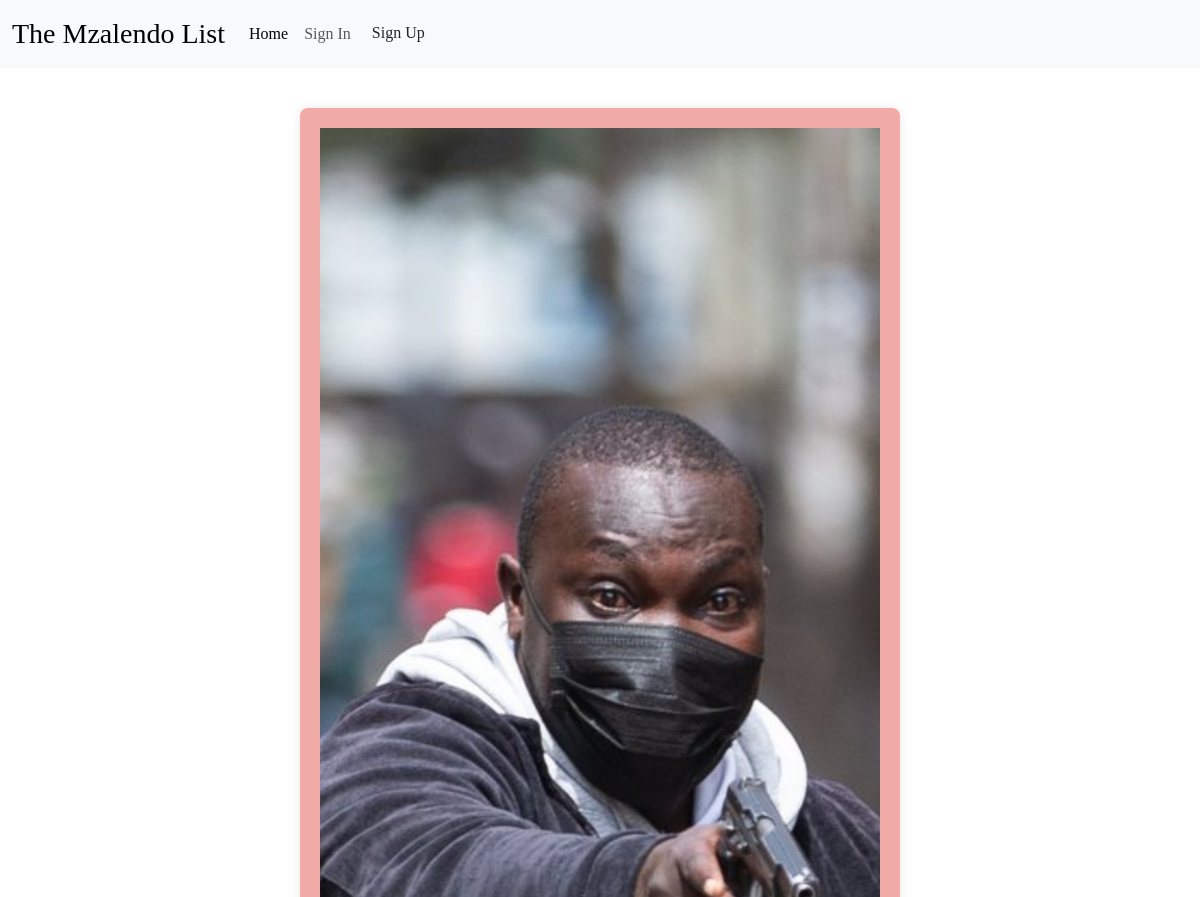
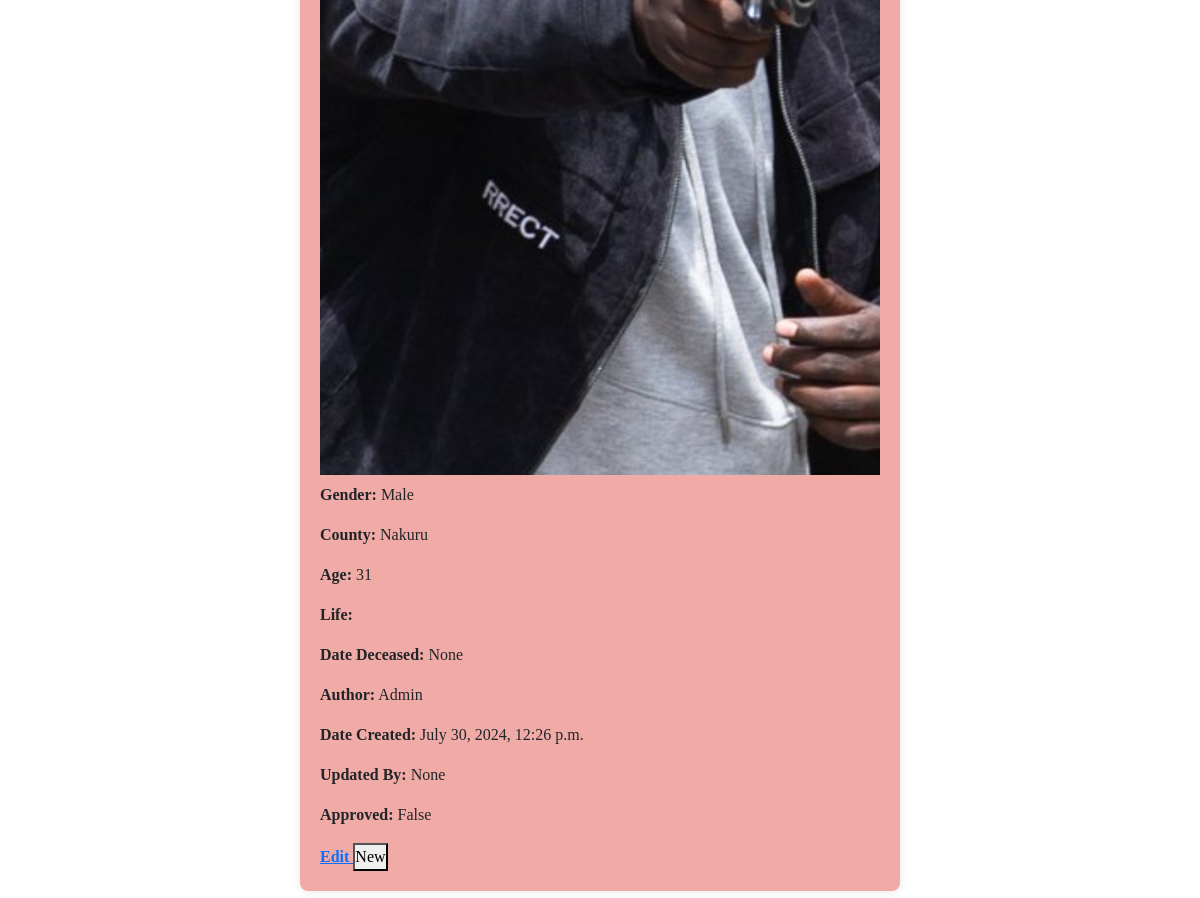
Screenshot of /mzalendo/13/ with the database file from the repository (2 pictures, top to bottom).
### home/models.py (models this page shows, shortened)
class Mzalendo(models.Model):
    name = models.CharField(max_length=200)
    gender = models.CharField(max_length=50, choices=SEX, blank=True, null=True)
    county = models.CharField(max_length=150, choices=COUNTIES, blank=True, null=True)
    age = models.IntegerField(blank=True, null=True)
    life = models.TextField(blank=True, null=True)
    dod = models.DateField('Date Deceased', blank=True, null=True)
    author = models.CharField(max_length=255)
    cover = models.ImageField(upload_to="covers/", blank=True, verbose_name="Cover Image")
    image_thumbnail = ImageSpecField(source='cover',
                                      processors=[ResizeToFill(150, 150)],
                                      format='JPEG',
                                      options={'quality': 60})
    date_created = models.DateTimeField(auto_now_add=True, editable=False)
    updated_by = models.ForeignKey(
        User, on_delete=models.CASCADE, related_name="mzalendo_updatedby", null=True, blank=True
    )
    hit_count_generic = GenericRelation(
                HitCount,
                object_id_field='object_pk',
                related_query_name='hit_count_generic_relation'
                )
    objects = CustomMzalendoManager()
    def generate_slug(instance):
        return f"{instance.age}-{instance.name}-{instance.county}"
    slug = AutoSlugField(unique=True, always_update=False, populate_from=generate_slug)
    updated_at = models.DateTimeField(auto_now=True, editable=False)
    approved = models.BooleanField(default=False)
    class Meta:
        ordering = ['-date_created']

### home/views.py (the view)
# urls.py: path('mzalendo/<int:pk>/', MzalendoDetail.as_view(), name='mzalendo_detail'),
class MzalendoDetail(DetailView):
    model = Mzalendo
    template_name = 'mzalendo/mzalendo_detail.html'

### home/models.py (called while the page is built)
    def get_queryset(self):
        return super().get_queryset().order_by('-date_created')

### home/templates/mzalendo/mzalendo_detail.html (shortened to what this page needs)
{% extends "../base.html" %}
{% load static %}
{% block content %}
    {% include "../navbar.html" %}
    <div class="container">
        {%if mzalendo.cover%}
        <img src="{{ mzalendo.cover.url }}" alt="Cover Image" class="img-fluid">
        {%endif%}
        <p><strong>Gender:</strong> {{ mzalendo.gender }}</p>
        <p><strong>County:</strong> {{ mzalendo.county }}</p>
        <p><strong>Age:</strong> {{ mzalendo.age }}</p>
        <p><strong>Life:</strong> {{ mzalendo.life }}</p>
        <p><strong>Date Deceased:</strong> {{ mzalendo.dod }}</p>
        <p><strong>Author:</strong> {{ mzalendo.author }}</p>
        <p><strong>Date Created:</strong> {{ mzalendo.date_created }}</p>
        <p><strong>Updated By:</strong> {{ mzalendo.updated_by }}</p>
        <p><strong>Approved:</strong> {{ mzalendo.approved }}</p>
        <a href="{% url 'mzalendo:mzalendo_edit' mzalendo.pk %}"><b> Edit </b></a>
        <button>{% if id %} Edit {% else %} New {% endif %}</button>
    </div>
{% endblock %}

### home/static/css/main.css (style rules this page uses)
* { margin: 0; padding: 0; box-sizing: border-box; font-family: "Georgia", Georgia Bold; }
.container { max-width: 600px; margin: 40px auto; padding: 20px; background-color: #f0aba6; border-radius: 8px; box-shadow: 0 0 10px rgba(0,0,0,0.1); }

### rows the page displays
Mzalendo: cover (picture), gender "Male", county "Nakuru", age "31", dod "None", author "Admin", date_created "July 30, 2024, 12:26 p.m.", updated_by "None", approved "False"
